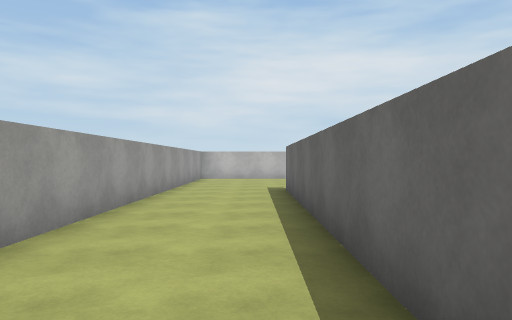
View 1 (above)

23 first-person views from a walk through a Unity game level. The camera is 1.4 m above the floor, looks level and sees 70° across. The floor is counted in squares, 2 m on a side. Each view is taken from the middle of a square. On the plan, view 1 faces up. The plan holds only what a view shows up to about 11 squares ahead; the rest is blank. The player character is not drawn. Surface patterns are stand-ins for the level's own textures.

View 2
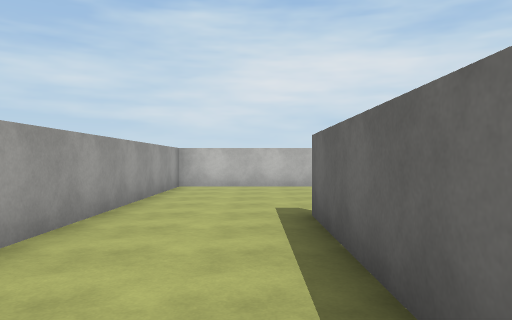

View 3
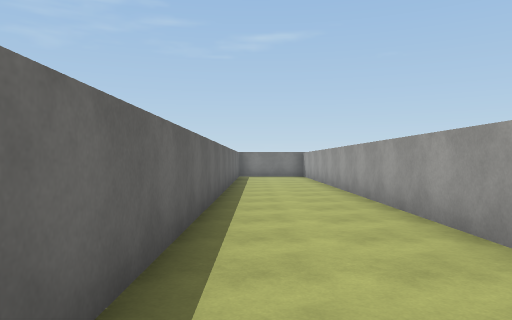

View 4
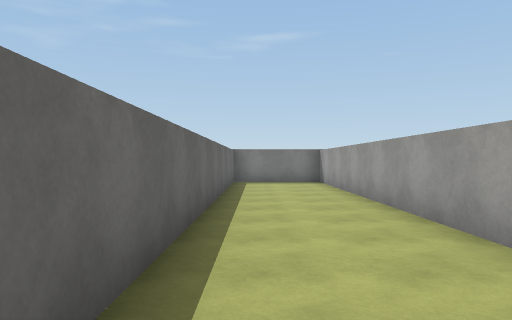

View 5
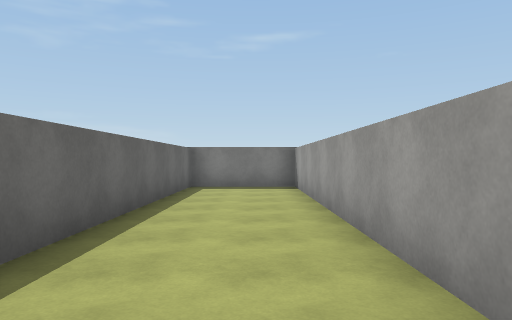

View 6
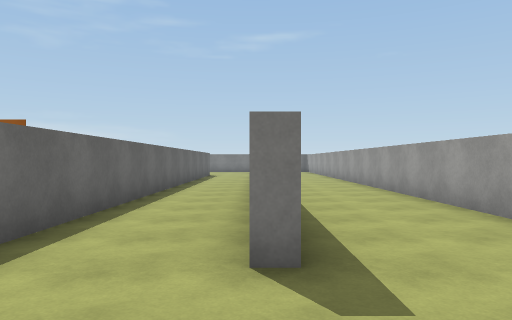

View 7
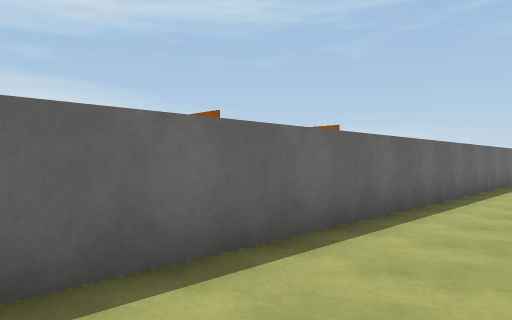

View 8
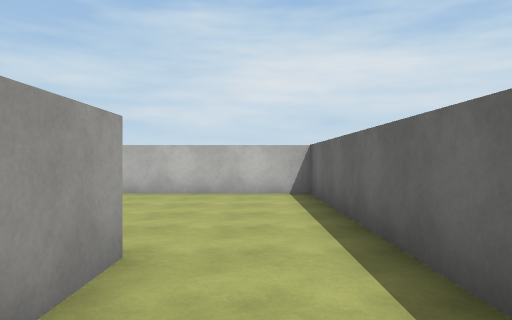

View 9
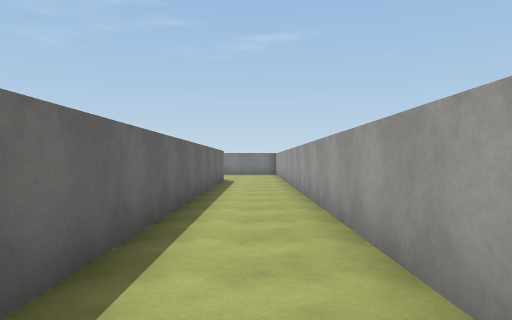

View 10
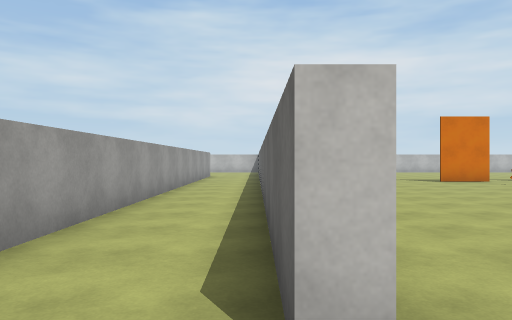

View 11
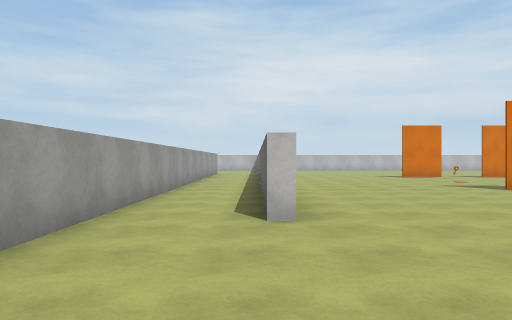

View 12
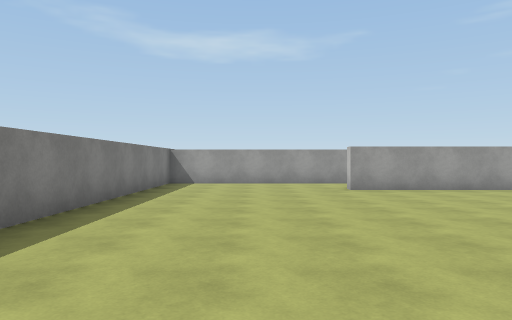

View 13
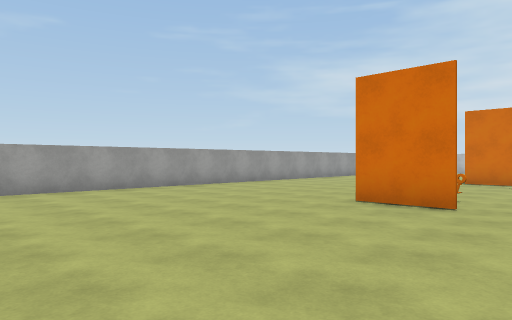

View 14
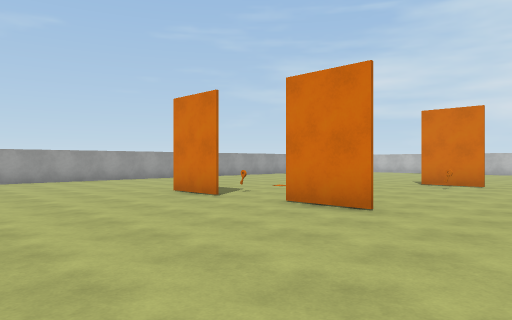

View 15
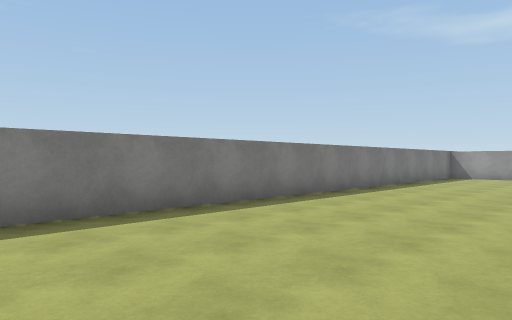

View 16
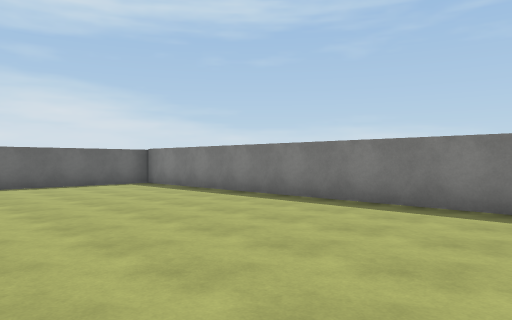

View 17
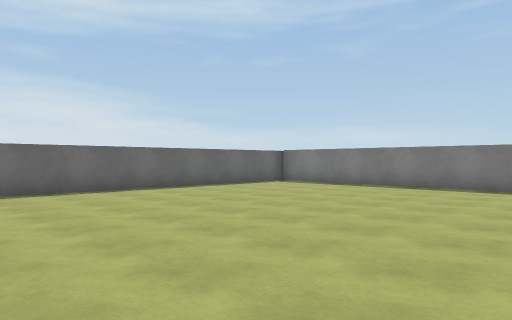

View 18
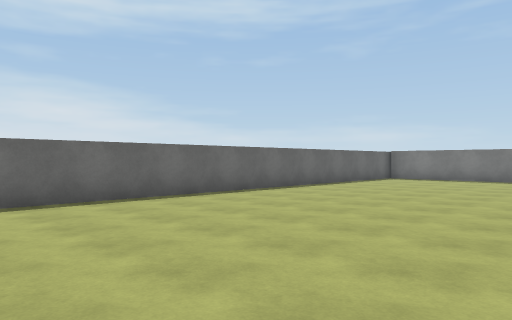

View 19
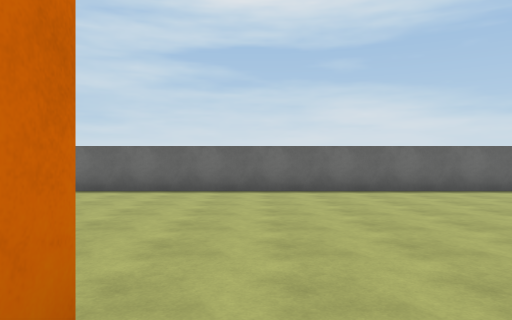

View 20
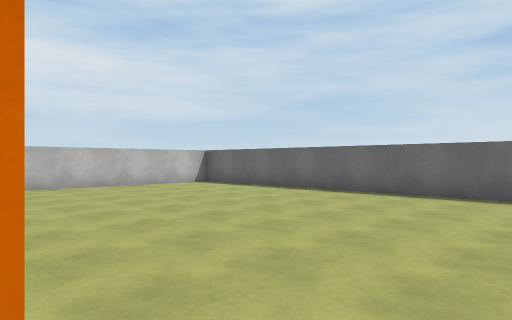

View 21
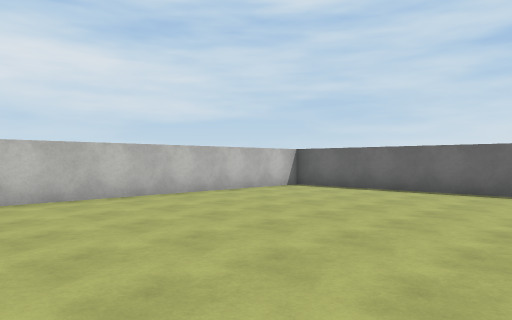

View 22
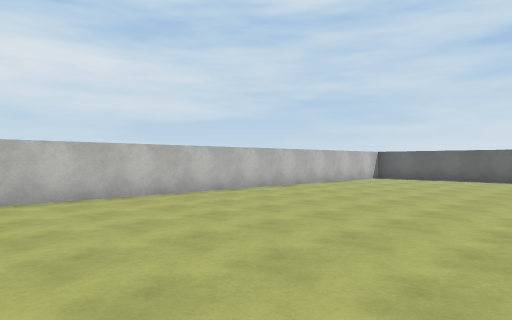

View 23
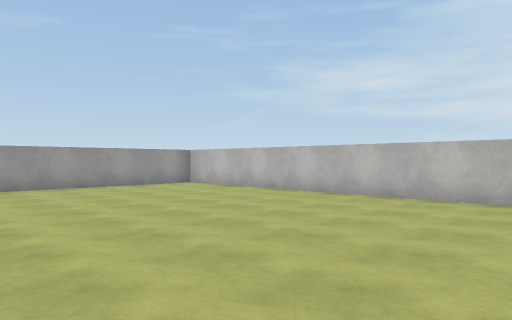

### Floor plan
Ten units are one square. View 1 is at (0, 0); x grows to the right and y downward. Boxes are objects, and circles mark ways between rooms. Rooms are numbered by the first view taken in them; rooms with no view inside come last. Other rooms are left out.
<svg viewBox="-25 -141 253 252">
<path fill="none" stroke="#000" d="M10 -58 10 54M31 59 31 -136 -20 -136 -20 106 7 106 7 -86 10 -86 10 -72M136 13 120 13M105 15 88 15M136 -46 120 -46M100 -46 88 -46M35 -1 35 59M10 54 10 106 220 106M223 104 223 -136 40 -136M35 -131 35 -86"/>
<rect x="125" y="-35" width="10" height="10" fill="#bbb"><title>other object</title></rect>
<circle cx="20" cy="50" r="3" fill="#2a7"/>
<text x="0" y="-30">1</text>
<text x="130" y="-10">2</text>
</svg>
Room 1 opens to room 2.

Where each view was taken, in squares from view 1:
view 1: 0 up, 0 right, facing up
view 2: 4 up, 0 right, facing up
view 3: 5 up, 0 right, facing down
view 4: 1 up, 0 right, facing down
view 5: 1 down, 1 left, facing down
view 6: 11 up, 1 right, facing down
view 7: 11 up, 1 right, facing down-right
view 8: 6 up, 2 right, facing up
view 9: 7 up, 2 right, facing down
view 10: 7 down, 3 right, facing up
view 11: 10 down, 3 right, facing up
view 12: 8 down, 12 right, facing left
view 13: 7 down, 12 right, facing up-left
view 14: 6 down, 16 right, facing up-left
view 15: 6 down, 16 right, facing down-left
view 16: 5 down, 12 right, facing down-right
view 17: 1 down, 14 right, facing down-right
view 18: 3 up, 16 right, facing down-right
view 19: 4 up, 14 right, facing right
view 20: 4 up, 15 right, facing up-right
view 21: 7 up, 14 right, facing up-right
view 22: 7 up, 9 right, facing up-right
view 23: 7 up, 13 right, facing up-left
